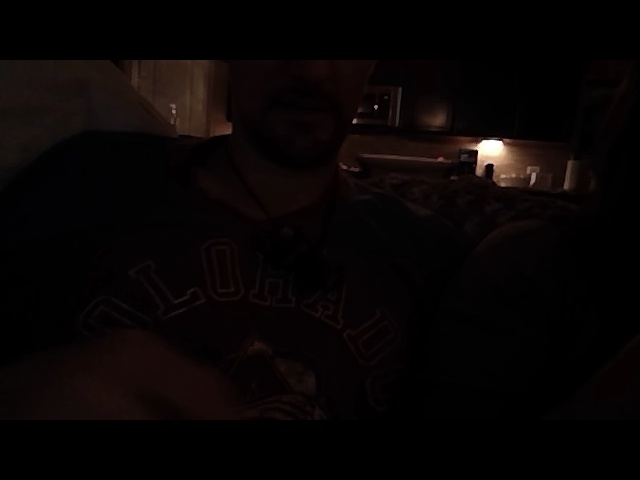
#> input picture lab_4/problem_3/Image.jpg, 640 x 480 px
$ python image_split.py
#> lines starting #> are read from the running program, lines starting #| are printed output that depends on the picture
# -*- coding: utf-8 -*-
"""
Created on Thu Mar 28 22:34:11 2019

@author: jmbor
"""

import numpy as np
import cv2
import sys
import imutils

imageName = "Image.jpg"

# Initialiation
(h, w) = (None, None)		# initialize frame dimensions tuple
zeros = None				# initialize zeros array


# read image as color
colorimg = cv2.imread(imageName, cv2.IMREAD_COLOR)
#> colorimg is the input picture: shape (480, 640, 3); mean B, G, R 4.2, 4.5, 8.1
grayimg = cv2.imread(imageName, cv2.IMREAD_GRAYSCALE)
#> grayimg: shape (480, 640); min 0, max 255, mean 5.6

# resize the image
colorimg = imutils.resize(colorimg, width=300)
#> colorimg: shape (225, 300, 3)
grayimg = imutils.resize(grayimg, width=300)
#> grayimg: shape (225, 300)

# store image dimensions
(h, w) = colorimg.shape[:2]
#> h = 225; w = 300

# fill zeros array
zeros = np.zeros((h,w), dtype="uint8")


# split the image into blue, green read color channels
blueimg, greenimg, redimg = cv2.split(colorimg)
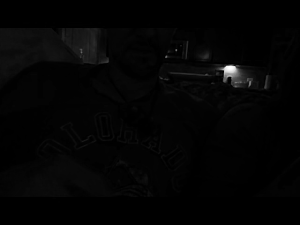
#> blueimg: shape (225, 300); min 0, max 255, mean 4.2
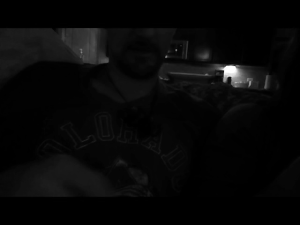
#> redimg: shape (225, 300); min 0, max 255, mean 8.1

# create named windows and position them on screen
cv2.namedWindow('Grayscale')
cv2.moveWindow('Grayscale', 10, 20)
cv2.namedWindow('Red Channel')
cv2.moveWindow('Red Channel', 60+w, 20)
cv2.namedWindow('Green Channel')
cv2.moveWindow('Green Channel', 10, 50+h)
cv2.namedWindow('Blue Channel')
cv2.moveWindow('Blue Channel', 60+w, 50+h)
cv2.namedWindow('Final')
cv2.moveWindow('Final', 2*w+100, 20)

# display channels individually
cv2.imshow('Red Channel', redimg)
cv2.imshow('Green Channel', greenimg)
cv2.imshow('Blue Channel', blueimg)


# merge the channel images into a larger zero filled 3 channel image

redimg   = cv2.merge([zeros, zeros, redimg ])
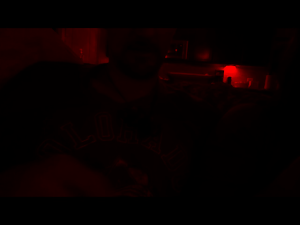
#> redimg: shape (225, 300, 3); mean of channels 0, 1, 2 0, 0, 8.1; drawn as B, G, R
greenimg = cv2.merge([zeros, greenimg, zeros])
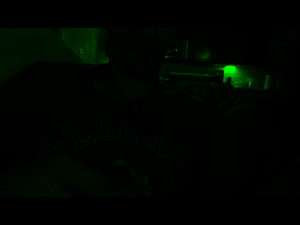
#> greenimg: shape (225, 300, 3); mean of channels 0, 1, 2 0, 4.5, 0; drawn as B, G, R
blueimg  = cv2.merge([blueimg, zeros, zeros])
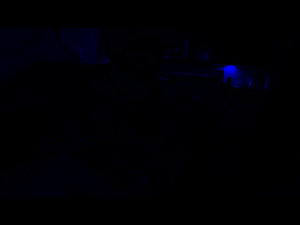
#> blueimg: shape (225, 300, 3); mean of channels 0, 1, 2 4.2, 0, 0; drawn as B, G, R

# construct an output image to store all four images
# final image is twice the height, twice the width, 3 color channels
finalimg = np.zeros( (h*2, w*2, 3), dtype="uint8")

# original color image in upper left
finalimg[0:h, 0:w] = colorimg
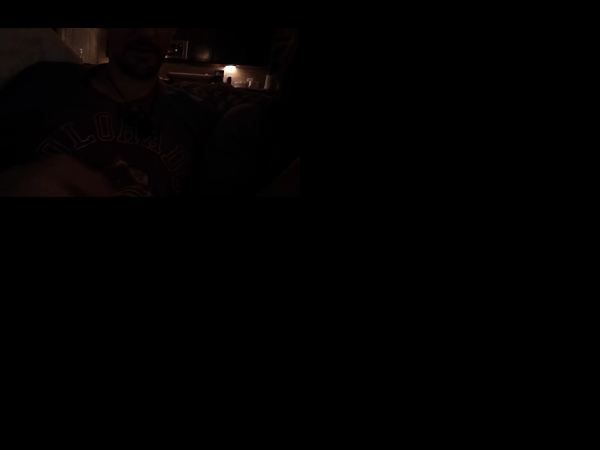
#> finalimg: shape (450, 600, 3); mean B, G, R 1, 1.1, 2
finalimg[0:h, w:w*2] = redimg           # red image upper right
finalimg[h:h*2, 0:w] = blueimg			# blue image lower left
finalimg[h:h*2, w:w*2] = greenimg 		# green image lower right
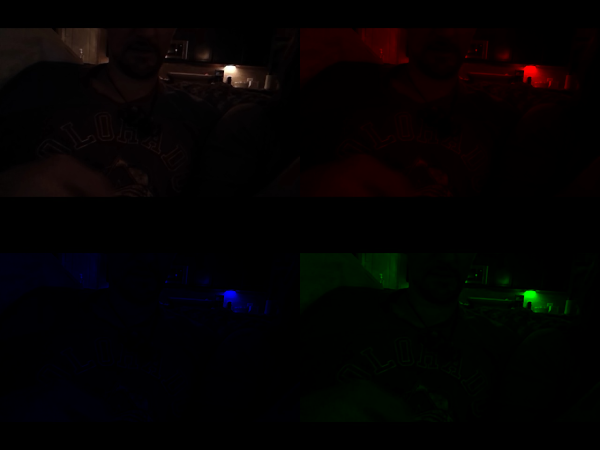
#> finalimg: shape (450, 600, 3); mean B, G, R 2.1, 2.3, 4


# display final image
cv2.imshow('Final', finalimg)

''' waitkey( time in milliseconds)
	function waits for specified milliseconds for a keyboard event. If you
	press any key in that time, the program continues.
	If 0 is passed, it waits indefinitely for a keystroke
'''
print ('press any key to end program')
cv2.waitKey(0)

# free memory
cv2.destroyAllWindows()
